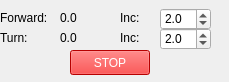
<?xml version="1.0" encoding="UTF-8"?>
<ui version="4.0">
 <class>MainWindow</class>
 <widget class="QMainWindow" name="MainWindow">
  <property name="geometry">
   <rect>
    <x>0</x>
    <y>0</y>
    <width>229</width>
    <height>82</height>
   </rect>
  </property>
  <property name="focusPolicy">
   <enum>Qt::StrongFocus</enum>
  </property>
  <property name="windowTitle">
   <string>Teleop</string>
  </property>
  <widget class="QWidget" name="centralwidget">
   <widget class="QPushButton" name="stopButton">
    <property name="geometry">
     <rect>
      <x>70</x>
      <y>50</y>
      <width>80</width>
      <height>25</height>
     </rect>
    </property>
    <property name="focusPolicy">
     <enum>Qt::NoFocus</enum>
    </property>
    <property name="styleSheet">
     <string notr="true">background-color: rgb(255, 0, 0);
font: 75 12pt &quot;Sans Serif&quot;;
color: rgb(255, 255, 255);</string>
    </property>
    <property name="text">
     <string>STOP</string>
    </property>
   </widget>
   <widget class="QLabel" name="fwdLabel">
    <property name="geometry">
     <rect>
      <x>0</x>
      <y>10</y>
      <width>91</width>
      <height>16</height>
     </rect>
    </property>
    <property name="text">
     <string>Forward:</string>
    </property>
   </widget>
   <widget class="QLabel" name="turnLabel">
    <property name="geometry">
     <rect>
      <x>0</x>
      <y>30</y>
      <width>81</width>
      <height>16</height>
     </rect>
    </property>
    <property name="text">
     <string>Turn:</string>
    </property>
   </widget>
   <widget class="QLabel" name="fwdVel">
    <property name="geometry">
     <rect>
      <x>60</x>
      <y>10</y>
      <width>31</width>
      <height>16</height>
     </rect>
    </property>
    <property name="text">
     <string>0.0</string>
    </property>
   </widget>
   <widget class="QLabel" name="turnVel">
    <property name="geometry">
     <rect>
      <x>60</x>
      <y>30</y>
      <width>31</width>
      <height>16</height>
     </rect>
    </property>
    <property name="text">
     <string>0.0</string>
    </property>
   </widget>
   <widget class="QDoubleSpinBox" name="fwdInc">
    <property name="geometry">
     <rect>
      <x>160</x>
      <y>8</y>
      <width>51</width>
      <height>22</height>
     </rect>
    </property>
    <property name="focusPolicy">
     <enum>Qt::ClickFocus</enum>
    </property>
    <property name="keyboardTracking">
     <bool>true</bool>
    </property>
    <property name="decimals">
     <number>1</number>
    </property>
    <property name="minimum">
     <double>0.200000000000000</double>
    </property>
    <property name="maximum">
     <double>10.000000000000000</double>
    </property>
    <property name="singleStep">
     <double>0.200000000000000</double>
    </property>
    <property name="value">
     <double>2.000000000000000</double>
    </property>
   </widget>
   <widget class="QLabel" name="label">
    <property name="geometry">
     <rect>
      <x>120</x>
      <y>10</y>
      <width>31</width>
      <height>16</height>
     </rect>
    </property>
    <property name="text">
     <string>Inc:</string>
    </property>
   </widget>
   <widget class="QDoubleSpinBox" name="turnInc">
    <property name="geometry">
     <rect>
      <x>160</x>
      <y>28</y>
      <width>51</width>
      <height>22</height>
     </rect>
    </property>
    <property name="focusPolicy">
     <enum>Qt::ClickFocus</enum>
    </property>
    <property name="decimals">
     <number>1</number>
    </property>
    <property name="minimum">
     <double>0.200000000000000</double>
    </property>
    <property name="maximum">
     <double>10.000000000000000</double>
    </property>
    <property name="singleStep">
     <double>0.200000000000000</double>
    </property>
    <property name="value">
     <double>2.000000000000000</double>
    </property>
   </widget>
   <widget class="QLabel" name="label_2">
    <property name="geometry">
     <rect>
      <x>120</x>
      <y>30</y>
      <width>31</width>
      <height>16</height>
     </rect>
    </property>
    <property name="text">
     <string>Inc:</string>
    </property>
   </widget>
  </widget>
 </widget>
 <resources/>
 <connections/>
</ui>
